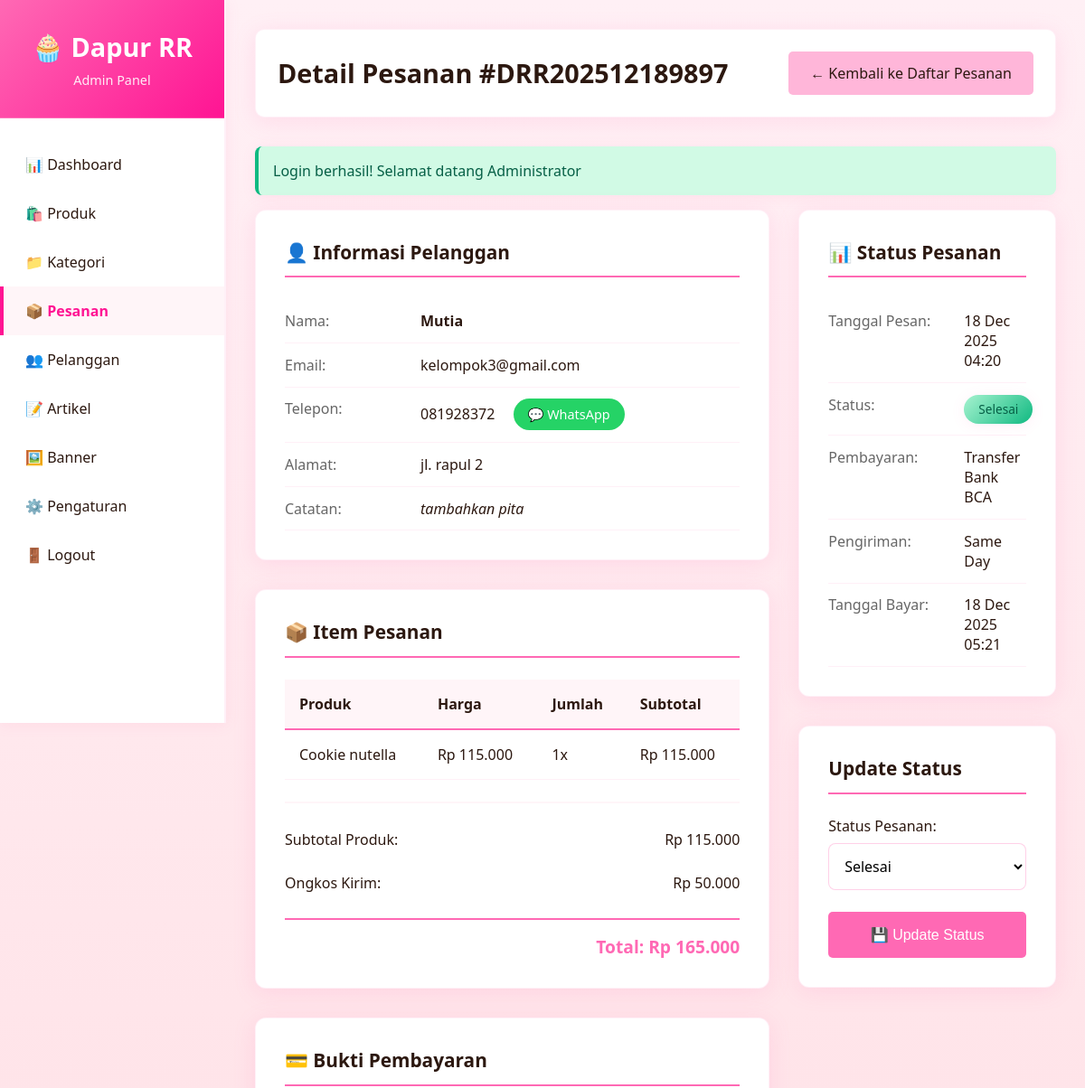
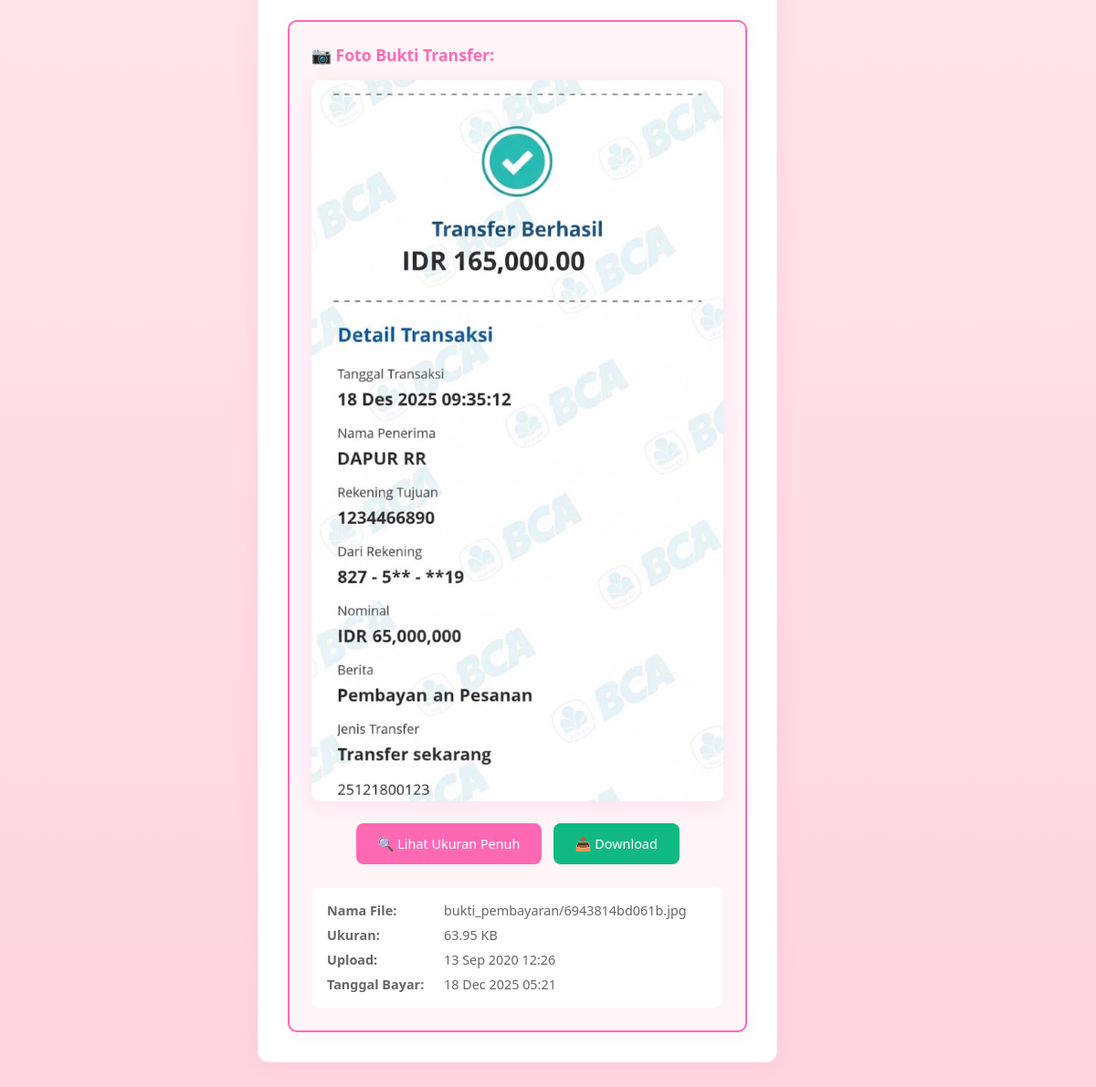
Screenshot of /admin/pesanan-detail.php?id=26 (signed in) with the database file from the repository (2 pictures, top to bottom).
### tables this page shows
CREATE TABLE `pesanan` (
  `id` int(11) NOT NULL,
  `user_id` int(11) NOT NULL,
  `no_pesanan` varchar(50) NOT NULL,
  `total_harga` decimal(10,2) NOT NULL,
  `ongkir` decimal(10,2) DEFAULT 0.00,
  `total_bayar` decimal(10,2) NOT NULL,
  `metode_pembayaran_id` int(11) DEFAULT NULL,
  `metode_pengiriman_id` int(11) DEFAULT NULL,
  `alamat_pengiriman` text NOT NULL,
  `no_telepon` varchar(20) NOT NULL,
  `catatan` text DEFAULT NULL,
  `status` enum('pending','dikonfirmasi','dibayar','diproses','dikirim','selesai','dibatalkan') DEFAULT 'pending',
  `status_pengembalian` enum('pending','disetujui','ditolak','selesai') DEFAULT NULL,
  `bukti_pembayaran` varchar(255) DEFAULT NULL,
  `resi_pengiriman` varchar(100) DEFAULT NULL,
  `tanggal_pembayaran` datetime DEFAULT NULL,
  `tanggal_kirim` datetime DEFAULT NULL,
  `tanggal_selesai` datetime DEFAULT NULL,
  `is_rated` tinyint(1) DEFAULT 0,
  `created_at` timestamp NOT NULL DEFAULT current_timestamp()
);

CREATE TABLE `users` (
  `id` int(11) NOT NULL,
  `nama` varchar(100) NOT NULL,
  `email` varchar(100) NOT NULL,
  `password` varchar(255) NOT NULL,
  `no_telepon` varchar(20) DEFAULT NULL,
  `alamat` text DEFAULT NULL,
  `role` enum('admin','user') DEFAULT 'user',
  `is_active` tinyint(1) DEFAULT 1,
  `created_at` timestamp NOT NULL DEFAULT current_timestamp()
);

CREATE TABLE `detail_pesanan` (
  `id` int(11) NOT NULL,
  `pesanan_id` int(11) NOT NULL,
  `produk_id` int(11) NOT NULL,
  `nama_produk` varchar(200) NOT NULL,
  `harga` decimal(10,2) NOT NULL,
  `jumlah` int(11) NOT NULL,
  `subtotal` decimal(10,2) NOT NULL
);

CREATE TABLE `produk` (
  `id` int(11) NOT NULL,
  `nama_produk` varchar(200) NOT NULL,
  `kategori_id` int(11) DEFAULT NULL,
  `deskripsi` text DEFAULT NULL,
  `harga` decimal(10,2) NOT NULL,
  `stok` int(11) DEFAULT 0,
  `gambar` varchar(255) DEFAULT NULL,
  `berat` int(11) DEFAULT 500,
  `is_promo` tinyint(1) DEFAULT 0,
  `harga_promo` decimal(10,2) DEFAULT NULL,
  `created_at` timestamp NOT NULL DEFAULT current_timestamp(),
  `updated_at` timestamp NULL DEFAULT NULL ON UPDATE current_timestamp()
);

CREATE TABLE `metode_pembayaran` (
  `id` int(11) NOT NULL,
  `nama_metode` varchar(100) NOT NULL,
  `no_rekening` varchar(100) DEFAULT NULL,
  `atas_nama` varchar(100) DEFAULT NULL,
  `deskripsi` text DEFAULT NULL,
  `is_active` tinyint(1) DEFAULT 1,
  `created_at` timestamp NOT NULL DEFAULT current_timestamp()
);

CREATE TABLE `metode_pengiriman` (
  `id` int(11) NOT NULL,
  `nama_metode` varchar(100) NOT NULL,
  `biaya` decimal(10,2) NOT NULL,
  `estimasi` varchar(50) DEFAULT NULL,
  `deskripsi` text DEFAULT NULL,
  `is_active` tinyint(1) DEFAULT 1,
  `created_at` timestamp NOT NULL DEFAULT current_timestamp()
);

### config/database.php (called while the page is built, shortened)
<?php
function getFlashMessage() {
    if (isset($_SESSION['flash_message'])) {
        $message = [
            'type' => $_SESSION['flash_type'],
            'message' => $_SESSION['flash_message']
        ];
        return $message;
    }
    return null;
}
function formatRupiah($angka) {
    return "Rp " . number_format($angka, 0, ',', '.');
}
?>

### admin/pesanan-detail.php (the view, shortened to what this page needs)
<?php
require_once '../config/database.php';
$conn = getConnection();
$id = isset($_GET['id']) ? intval($_GET['id']) : 0;
$stmt = $conn->prepare("SELECT p.*, u.nama, u.email, u.no_telepon,
                        mp.nama_metode as metode_pembayaran,
                        ms.nama_metode as metode_pengiriman
                        FROM pesanan p
                        JOIN users u ON p.user_id = u.id
                        LEFT JOIN metode_pembayaran mp ON p.metode_pembayaran_id = mp.id
                        LEFT JOIN metode_pengiriman ms ON p.metode_pengiriman_id = ms.id
                        WHERE p.id = ?");
$stmt->bind_param("i", $id);
$stmt->execute();
$pesanan = $stmt->get_result()->fetch_assoc();
$stmt = $conn->prepare("SELECT dp.*, p.nama_produk
                        FROM detail_pesanan dp
                        JOIN produk p ON dp.produk_id = p.id
                        WHERE dp.pesanan_id = ?");
$stmt->bind_param("i", $id);
$stmt->execute();
$items = $stmt->get_result();
$flash = getFlashMessage();
?>
<!DOCTYPE html>
<html lang="id">
<head>
</head>
<body>
    <div class="sidebar">
        <div class="sidebar-header">
            <h2>🧁 Dapur RR</h2>
            <p>Admin Panel</p>
        </div>
        <div class="sidebar-menu">
            <a href="dashboard.php" class="menu-item">📊 Dashboard</a>
            <a href="produk.php" class="menu-item">🛍️ Produk</a>
            <a href="kategori.php" class="menu-item">📁 Kategori</a>
            <a href="pesanan.php" class="menu-item active">📦 Pesanan</a>
            <a href="pelanggan.php" class="menu-item">👥 Pelanggan</a>
            <a href="artikel2.php" class="menu-item">📝 Artikel</a>
            <a href="banner.php" class="menu-item">🖼️ Banner</a>
            <a href="pengaturan.php" class="menu-item">⚙️ Pengaturan</a>
            <a href="../logout.php" class="menu-item">🚪 Logout</a>
        </div>
    </div>
    <div class="main-content">
        <div class="top-bar">
            <h1 class="page-title">Detail Pesanan #<?php echo htmlspecialchars($pesanan['no_pesanan']); ?></h1>
            <a href="pesanan.php" class="btn btn-secondary">← Kembali ke Daftar Pesanan</a>
        </div>
        <?php if ($flash): ?>
        <div class="alert alert-<?php echo $flash['type']; ?>">
            <?php echo htmlspecialchars($flash['message']); ?>
        </div>
        <?php endif; ?>
        <div class="content-grid">
            <div>
                <div class="card">
                    <h2 class="card-title">👤 Informasi Pelanggan</h2>
                    <div class="info-row">
                        <div class="info-label">Nama:</div>
                        <div class="info-value"><strong><?php echo htmlspecialchars($pesanan['nama']); ?></strong></div>
                    </div>
                    <div class="info-row">
                        <div class="info-label">Email:</div>
                        <div class="info-value"><?php echo htmlspecialchars($pesanan['email']); ?></div>
                    </div>
                    <div class="info-row">
                        <div class="info-label">Telepon:</div>
                        <div class="info-value">
                            <?php echo htmlspecialchars($pesanan['no_telepon']); ?>
                            <a href="https://wa.me/<?php echo preg_replace('/[^0-9]/', '', $pesanan['no_telepon']); ?>"
                               target="_blank"
                               class="whatsapp-btn">
                                💬 WhatsApp
                            </a>
                        </div>
                    </div>
                    <div class="info-row">
                        <div class="info-label">Alamat:</div>
                        <div class="info-value"><?php echo nl2br(htmlspecialchars($pesanan['alamat_pengiriman'])); ?></div>
                    </div>
                    <?php if (!empty($pesanan['catatan'])): ?>
                    <div class="info-row">
                        <div class="info-label">Catatan:</div>
                        <div class="info-value"><em><?php echo nl2br(htmlspecialchars($pesanan['catatan'])); ?></em></div>
                    </div>
                    <?php endif; ?>
                </div>
                <div class="card">
                    <h2 class="card-title">📦 Item Pesanan</h2>
                    <table>
                        <thead>
                            <tr>
                                <th>Produk</th>
                                <th>Harga</th>
                                <th>Jumlah</th>
                                <th>Subtotal</th>
                            </tr>
                        </thead>
                        <tbody>
                            <?php while($item = $items->fetch_assoc()): ?>
                            <tr>
                                <td><?php echo htmlspecialchars($item['nama_produk']); ?></td>
                                <td><?php echo formatRupiah($item['harga']); ?></td>
                                <td><?php echo $item['jumlah']; ?>x</td>
                                <td><?php echo formatRupiah($item['subtotal']); ?></td>
                            </tr>
                            <?php endwhile; ?>
                        </tbody>
                    </table>
                    <div style="margin-top: 1.5rem; padding-top: 1rem; border-top: 2px solid var(--light);">
                        <div style="display: flex; justify-content: space-between; padding: 0.8rem 0;">
                            <span style="font-weight: 500;">Subtotal Produk:</span>
                            <span><?php echo formatRupiah($pesanan['total_harga']); ?></span>
                        </div>
                        <div style="display: flex; justify-content: space-between; padding: 0.8rem 0;">
                            <span style="font-weight: 500;">Ongkos Kirim:</span>
                            <span><?php echo formatRupiah($pesanan['ongkir']); ?></span>
                        </div>
                    </div>
                    <div class="total-row">
                        Total: <?php echo formatRupiah($pesanan['total_bayar']); ?>
                    </div>
                </div>
                <div class="card">
                    <h2 class="card-title">💳 Bukti Pembayaran</h2>
                    <?php
                    if (isset($pesanan['bukti_pembayaran']) && !empty($pesanan['bukti_pembayaran'])):
    $buktiFile = $pesanan['bukti_pembayaran'];
    $buktiPath = '../uploads/' . $buktiFile;
                        if (file_exists($buktiPath)):
                    ?>
                        <div class="payment-proof">
                            <span class="payment-proof-label">📷 Foto Bukti Transfer:</span>
                            <div class="proof-image-container">
                                <img src="<?php echo htmlspecialchars($buktiPath); ?>"
                                     alt="Bukti Pembayaran"
                                     class="proof-image"
                                     onclick="openModal('<?php echo htmlspecialchars($buktiPath); ?>')">
                            </div>
                            <div style="margin-top: 1rem; text-align: center;">
                                <a href="<?php echo htmlspecialchars($buktiPath); ?>"
                                   target="_blank"
                                   class="view-full-btn">
                                    🔍 Lihat Ukuran Penuh
                                </a>
                                <a href="<?php echo htmlspecialchars($buktiPath); ?>"
                                   download="bukti_<?php echo $pesanan['no_pesanan']; ?>.<?php echo pathinfo($buktiFile, PATHINFO_EXTENSION); ?>"
                                   class="view-full-btn"
                                   style="background: var(--success);">
                                    📥 Download
                                </a>
                            </div>
                            <div style="margin-top: 1rem; padding: 1rem; background: white; border-radius: 8px; font-size: 0.9rem; border: 1px solid rgba(255, 105, 180, 0.1);">
                                <div style="display: grid; grid-template-columns: 120px 1fr; gap: 0.5rem; color: #666;">
                                    <strong>Nama File:</strong>
                                    <span><?php echo htmlspecialchars($buktiFile); ?></span>
                                    <strong>Ukuran:</strong>
                                    <span><?php echo number_format(filesize($buktiPath)/1024, 2); ?> KB</span>
                                    <strong>Upload:</strong>
                                    <span><?php echo date('d M Y H:i', filemtime($buktiPath)); ?></span>
                                    <?php if (!empty($pesanan['tanggal_pembayaran'])): ?>
                                    <strong>Tanggal Bayar:</strong>
                                    <span><?php echo date('d M Y H:i', strtotime($pesanan['tanggal_pembayaran'])); ?></span>
                                    <?php endif; ?>
                                </div>
                            </div>
                        </div>
                    <?php endif; ?>
                    <?php endif; ?>
                </div>
            </div>
            <div>
                <div class="card">
                    <h2 class="card-title">📊 Status Pesanan</h2>
                    <div class="info-row">
                        <div class="info-label">Tanggal Pesan:</div>
                        <div class="info-value"><?php echo date('d M Y H:i', strtotime($pesanan['created_at'])); ?></div>
                    </div>
                    <div class="info-row">
                        <div class="info-label">Status:</div>
                        <div class="info-value">
                            <?php
                            $badgeClass = 'badge-warning';
                            $statusText = 'Pending';
                            switch($pesanan['status']) {
                                case 'selesai':
                                    $badgeClass = 'badge-success';
                                    $statusText = 'Selesai';
                                    break;
                            }
                            ?>
                            <span class="badge <?php echo $badgeClass; ?>">
                                <?php echo $statusText; ?>
                            </span>
                        </div>
                    </div>
                    <div class="info-row">
                        <div class="info-label">Pembayaran:</div>
                        <div class="info-value"><?php echo htmlspecialchars($pesanan['metode_pembayaran']); ?></div>
                    </div>
                    <div class="info-row">
                        <div class="info-label">Pengiriman:</div>
                        <div class="info-value"><?php echo htmlspecialchars($pesanan['metode_pengiriman']); ?></div>
                    </div>
                    <?php if (!empty($pesanan['tanggal_pembayaran'])): ?>
                    <div class="info-row">
                        <div class="info-label">Tanggal Bayar:</div>
                        <div class="info-value"><?php echo date('d M Y H:i', strtotime($pesanan['tanggal_pembayaran'])); ?></div>
                    </div>
                    <?php endif; ?>
                </div>
                <div class="card">
                    <h2 class="card-title">Update Status</h2>
                    <form method="POST" action="">
                        <div class="form-group">
                            <label>Status Pesanan:</label>
                            <select name="status" required id="status-select" class="form-control">
                                <option value="selesai" <?php echo $pesanan['status'] === 'selesai' ? 'selected' : ''; ?>>Selesai</option>
                            </select>
                        </div>
                        <button type="submit" class="btn btn-primary" style="width: 100%; padding: 1rem; font-size: 1rem;">
                            💾 Update Status
                        </button>
                    </form>
                </div>
            </div>
        </div>
    </div>
</body>
</html>

### rows the page displays
pesanan: no_pesanan "DRR202512189897", user.nama "Mutia", user.email "kelompok3@gmail.com", user.no_telepon "081928372", alamat_pengiriman "jl. rapul 2", catatan "tambahkan pita", total_harga "Rp 115.000", ongkir "Rp 50.000", total_bayar "Rp 165.000", bukti_pembayaran (picture), bukti_pembayaran "bukti_pembayaran/6943814bd061b.jpg", filesize($buktiPath)/1024 "63.95", bukti_pembayaran "13 Sep 2020 12:26", tanggal_pembayaran "18 Dec 2025 05:21", created_at "18 Dec 2025 04:20", status "Selesai", metode_pembayaran.nama_metode "Transfer Bank BCA", metode_pengiriman.nama_metode "Same Day"
detail_pesanan: produk.nama_produk "Cookie nutella", harga "Rp 115.000", jumlah "1", subtotal "Rp 115.000"

### other values shown
$flash['message'] "Login berhasil! Selamat datang Administrator"
